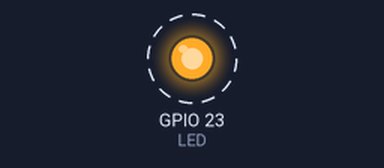
A program run on a simulated Raspberry Pi (BCM pin numbers). Shown: output pins drawn as LEDs (lit = HIGH). Dashed ring = blinking. At 2.0 s the program stops and its outputs stay as they are.

Above: at 0.05 s.
Timing chart, 0 to 3.0 s (numbered marks = the images above):
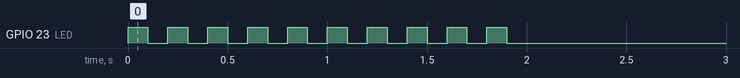

Measured:
- by itself, GPIO 23 (LED): alternates HIGH for 0.10 s and LOW for 0.10 s, 20 changes in all, then stays LOW

The program:

led.py
```python
# ==========================================
# led.py
#
# Turn a led on and off
#
# Author:  Martin Eyre (Slice of Pi Club)
# Created: 7-MAy-2015
# ==========================================

import RPi.GPIO as GPIO
import time

#
# Use BCM e.g. by name noT BOARD by pin number
#

GPIO.setmode(GPIO.BCM)

#
# Set warnings off to suppress re-initialisation messages
#

GPIO.setwarnings(False)

#
# Set a variable to the Pin number we what to use
#

LED = 23

#
# Initialise the GPIO Port to OUTPUT
#

GPIO.setup(LED , GPIO.OUT)

#
# set the Pin High - turning on the LED
#

GPIO.output(LED, GPIO.HIGH)

#
# Flash the LED 10 times
# turn on and off within a loop
#

count = 0
while(count < 10):


	#
	# Set Pin HIGH to light LED
	#

	GPIO.output(LED, GPIO.HIGH)

	#
	# Pause for a short while
	#

	time.sleep(0.1)

	#
	# Set Pin LOW to light LED
	#

	GPIO.output(LED, GPIO.LOW)

	#
	# Pause for a short while
	#

	time.sleep(0.1)

	#
	# Add 1 to the count
	#

	count = count + 1

#
# clean up on finish
#
GPIO.cleanup()
```
